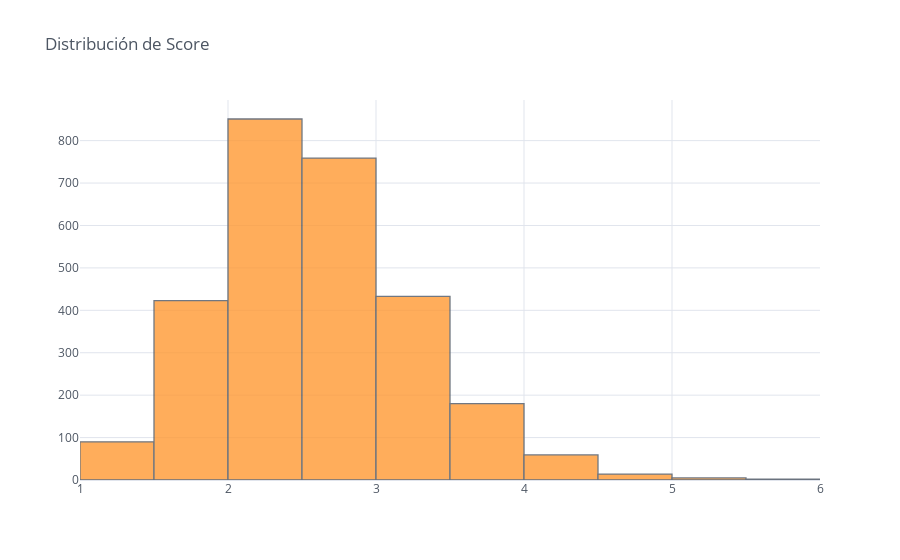

The notebook cell this image was saved under:
### Code cell
new_nha['PATIENT_SCORE'].iplot(kind='histogram',bins=20,theme='White',title='Distribución de Score')

### Figure 1 — Plotly figure (JSON) as saved in the notebook; plotly's stock layout.template omitted (floating-point values rounded to 4 significant figures; data arrays with more than 128 entries replaced by an {"elided": "..."} marker saying what was removed)
{"data": [{"histfunc": "count", "histnorm": "", "marker": {"color": "rgba(255, 153, 51, 1.0)", "line": {"color": "#4D5663", "width": 1.3}}, "name": "PATIENT_SCORE", "nbinsx": 20, "opacity": 0.8, "orientation": "v", "type": "histogram", "x": {"elided": "2816 float values"}}], "layout": {"barmode": "overlay", "legend": {"bgcolor": "#FFFFFF", "font": {"color": "#4D5663"}}, "paper_bgcolor": "#FFFFFF", "plot_bgcolor": "#FFFFFF", "title": {"font": {"color": "#4D5663"}, "text": "Distribución de Score"}, "xaxis": {"gridcolor": "#E1E5ED", "showgrid": true, "tickfont": {"color": "#4D5663"}, "title": {"font": {"color": "#4D5663"}, "text": ""}, "zerolinecolor": "#E1E5ED"}, "yaxis": {"gridcolor": "#E1E5ED", "showgrid": true, "tickfont": {"color": "#4D5663"}, "title": {"font": {"color": "#4D5663"}, "text": ""}, "zerolinecolor": "#E1E5ED"}}}
